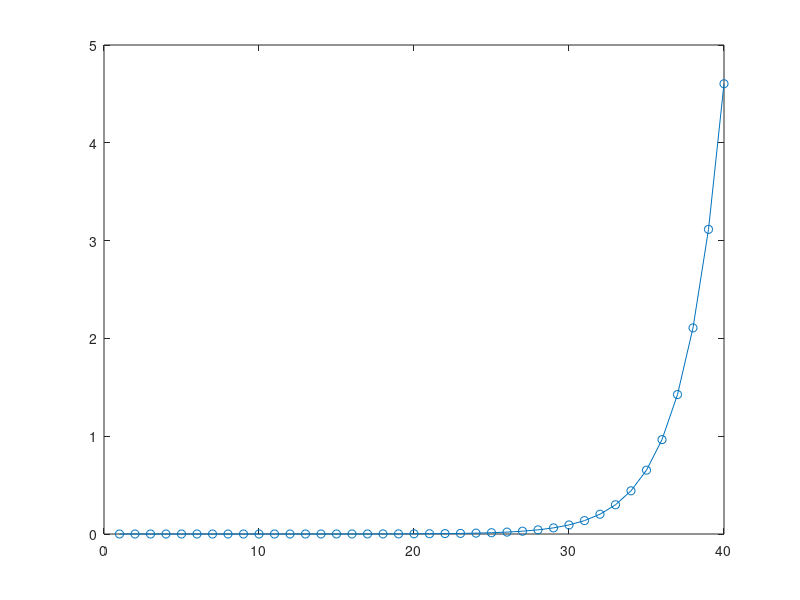

Reproduce this figure in MATLAB.

x = 1:1:40;

y = 7.5183e-07 * exp(0.390692 * x);

a = 4.604 / exp(0.390692 * 40) 

plot(x,y,'o-')

years = 7.5183e-07 * exp(0.390692 * 800) / (60*60*24*365)